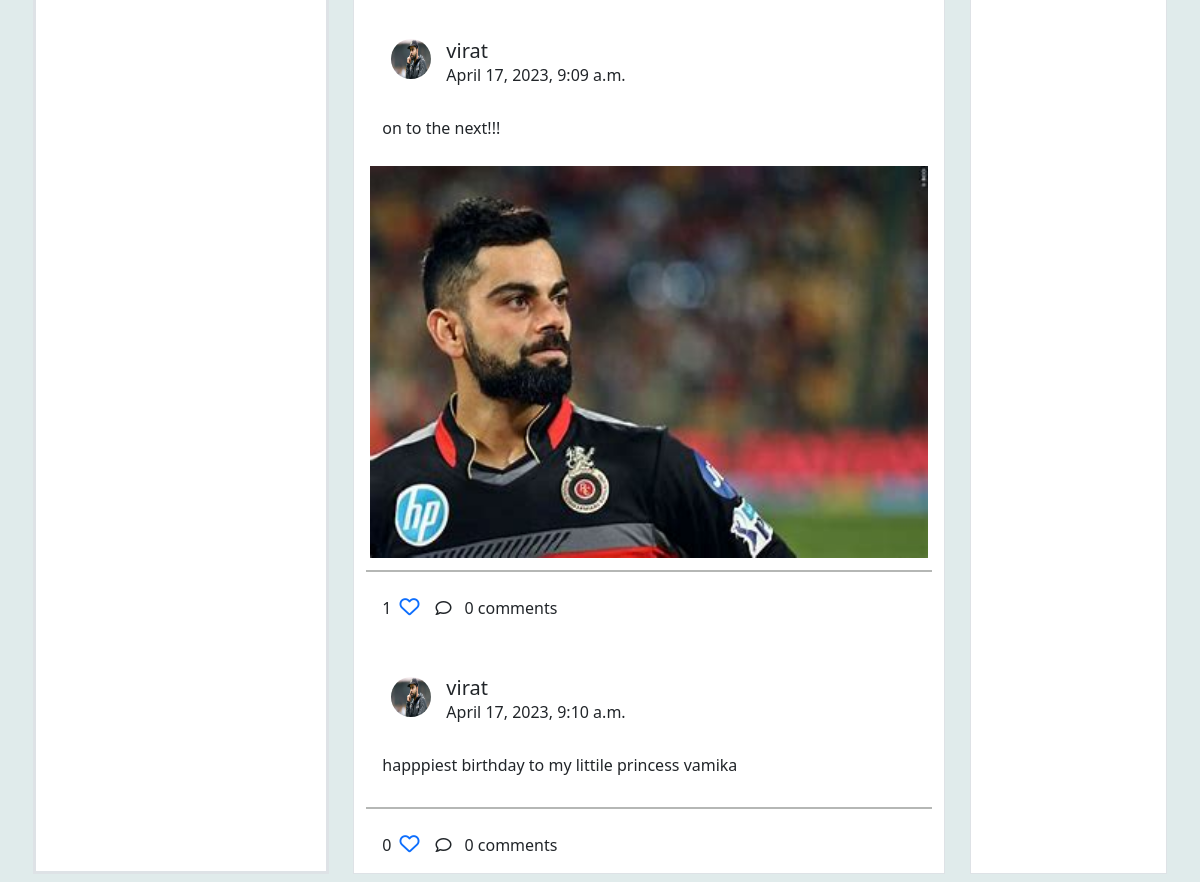
The app's page /profile/1/details/ (lower part), older data.
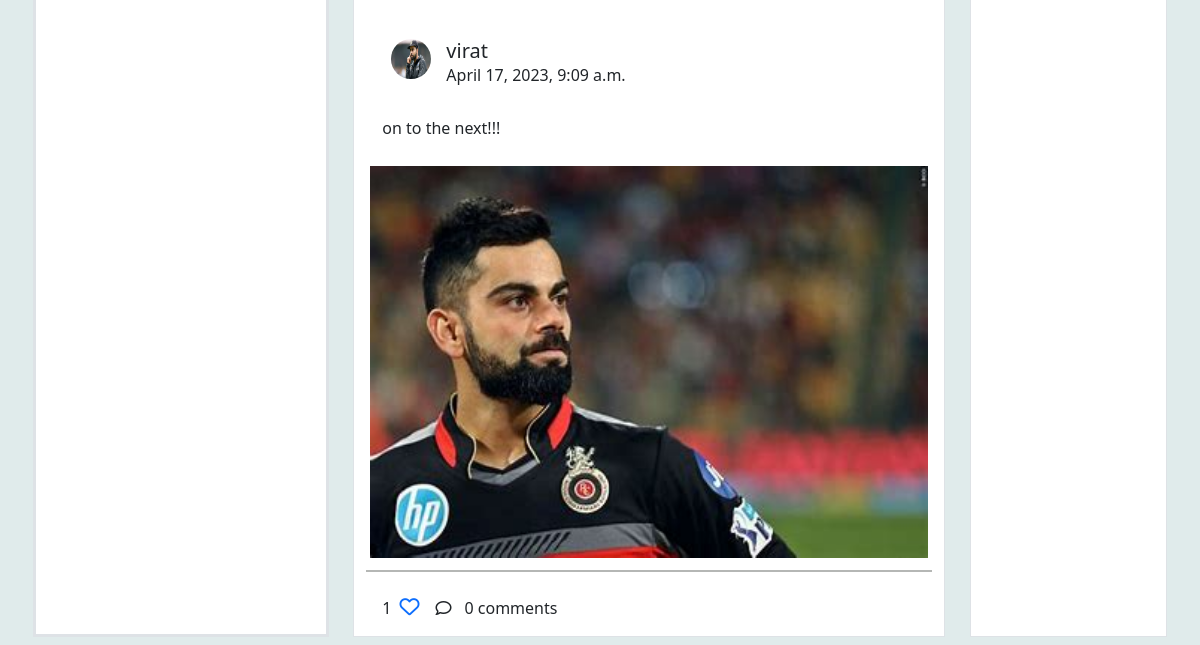
The same page, newer data.
### myapp/models.py (models this page shows, shortened)
class Posts(models.Model):
    title=models.CharField(max_length=200)
    image=models.ImageField(upload_to="postimages",null=True,blank=True)
    user=models.ForeignKey(User,on_delete=models.CASCADE,related_name="userposts")
    created_date=models.DateTimeField(auto_now_add=True)
    liked_by=models.ManyToManyField(User,related_name="post_like")

class UserProfile(models.Model):
    user=models.OneToOneField(User,on_delete=models.CASCADE,related_name="profile")
    profile_pic=models.ImageField(upload_to="profilepics",blank=True,default="/profilepics/default.avif")
    bio=models.CharField(max_length=200,null=True)
    address=models.CharField(max_length=200,null=True)
    dob=models.DateTimeField(null=True)
    following=models.ManyToManyField("self",related_name="followed_by",symmetrical=False)
    created_date=models.DateTimeField(auto_now_add=True)
    coverpic=models.ImageField(upload_to="coverpic",blank=True,default="/profilepics/cover.jpg")
    def __str__(self):
        return self.user.username

### myapp/views.py (the view)
# urls.py: path("profile/<int:pk>/details/",views.Profile_detail_View.as_view(),name="profiledetail"),
class Profile_detail_View(DetailView):
    model=UserProfile
    template_name="profile.html"
    context_object_name="profile"

### myapp/templates/profile.html (shortened to what this page needs)
<!DOCTYPE html>
{%load static%}
<html lang="en">
<head>
    <link rel="stylesheet" href="https://cdnjs.cloudflare.com/ajax/libs/font-awesome/6.3.0/css/all.min.css"
 />
    <link href="https://cdn.jsdelivr.net/npm/bootstrap@5.3.0-alpha1/dist/css/bootstrap.min.css" rel="stylesheet"
>
    <link rel="stylesheet" href="{%static 'css/profile.css'%}">
</head>
<body style="background-color: rgb(224, 235, 235);">
    <div class="container-fluid ">
        <div class="row p-2 d-flex justify-content-evenly">
            <div class="col-3 bg-white  border border-3 ">
            </div>
            <div class="col-6 bg-white  border">
               {%for p in profile.user.userposts.all%}
                  <div class="row">
                    <div class="col-12">
                        <div class="allpost mt-4 bg-white">
                            <div class="d-flex p-3">
                                <div class="ms-2">
                                    <img class="ownerpic" src="{{p.user.profile.profile_pic.url}}" alt="">
                                </div>
                                <div class="ms-3">
                                    <h5 class="m-0">{{p.user}}</h5>
                                    <p class="m-0">{{p.created_date}}</p>
                                </div>
                            </div>
                            <div class="posttitle p-3">
                                <h6>{{p.title}}</h6>
                            </div>
                            <div>
                              {%if p.image%}
                               <img class="postimg" src="{{p.image.url}}" alt="">
                               {%endif%}
                            </div>
                            <div class="lines mt-2 mb-2"></div>
                            <div class="d-flex">
                                <div class="ms-3  d-flex  align-items-center">
                                    <p class="mt-3">{{p.liked_by.all | length}}</p>
                                    <a href=""><i
                                            class="love fa-sharp fa-regular fa-heart ms-2"></i></a>
                                </div>
                                <div class="ms-3  d-flex  align-items-center">
                                    <i class="fa-regular fa-comment"></i>
                                    <div class="dropdown">
                                        <a class="btn" href="#" role="button" data-bs-toggle="dropdown"
                                            aria-expanded="false">
                                            {{p.post_comment.all | length}} comments
                                        </a>
                                    </div>
                                </div>
                            </div>
                        </div>
                    </div>
                  </div>
               {%endfor%}
            </div>
            <div class="col-2 bg-white  border">
            </div>
        </div>
    </div>
</body>
</html>

Row changes from the older to the newer data that the page shows:
removed Posts: user.profile.profile_pic (picture), user "virat", created_date "April 17, 2023, 9:10 a.m.", title "happpiest birthday to my littile princess vamika", liked_by.all|length "0", post_comment.all|length "0"
